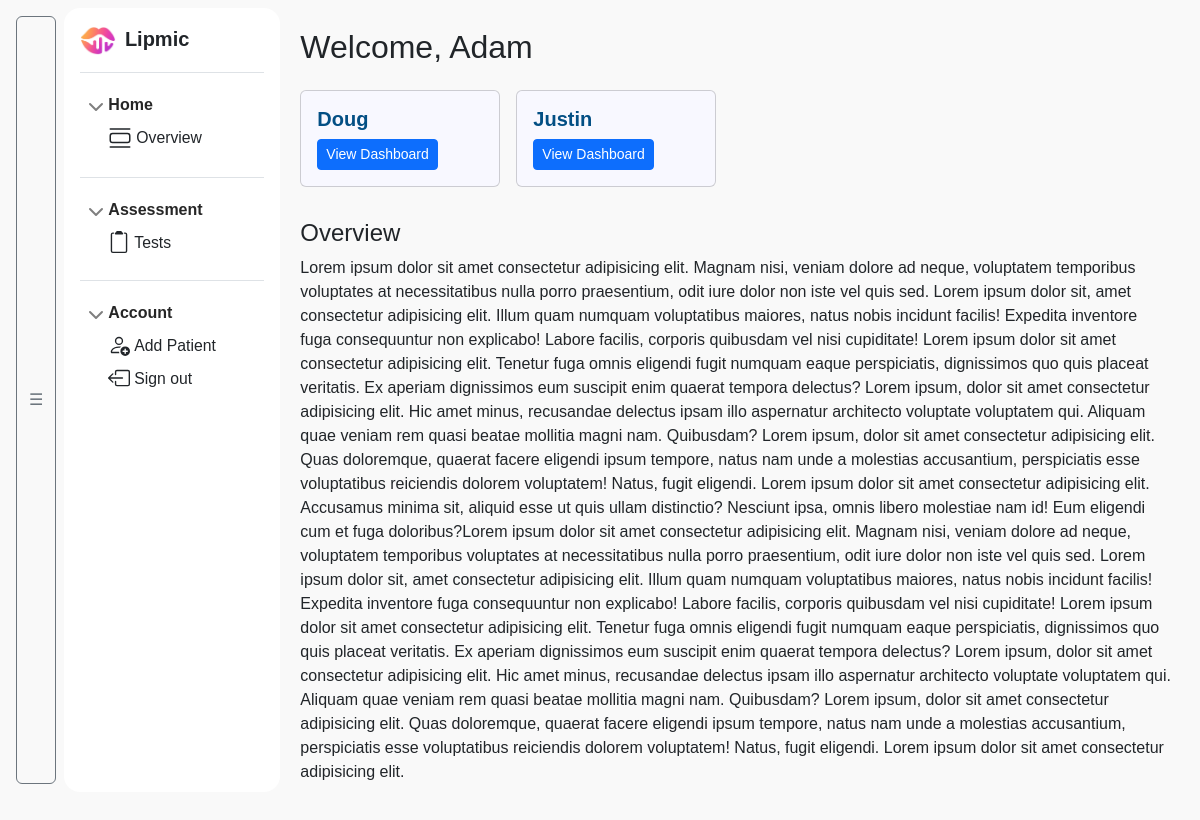
The page /console/ (signed in) on the database as committed earlier.
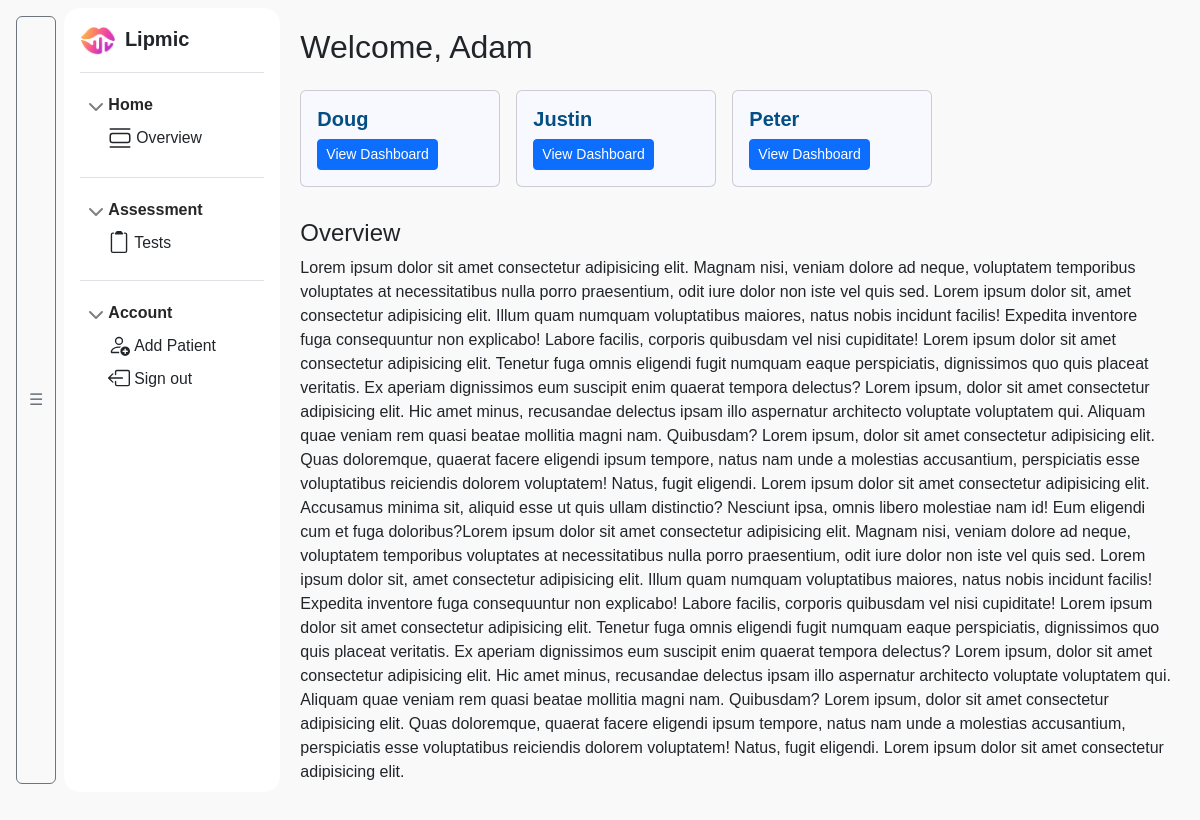
The same page on the database as committed later.
### board/models.py (models this page shows)
class Patient(db.Model):
    __tablename__ = 'patient'
    id = db.Column(db.Integer, primary_key=True)
    name = db.Column(db.String(100), nullable=False)
    slp_id = db.Column(db.Integer, db.ForeignKey('slp.id'), nullable=False)
    sessions = db.relationship('AssessmentResult', backref='patient', lazy=True)

### board/pages.py (the view)
@bp.route("/console/")
@login_required
def console_page():
    patients = current_user.patients
    return render_template("pages/lipmic-console/index.html", patients=patients)

### board/__init__.py (called while the page is built)
def create_app():
    app = Flask(__name__)
    app.secret_key = os.getenv('FLASK_SECRET_KEY')
    app.config['SQLALCHEMY_DATABASE_URI'] = 'sqlite:///' + os.path.join(app.instance_path, 'app.db')
    app.config['SQLALCHEMY_TRACK_MODIFICATIONS'] = False
    db.init_app(app)
    login_manager.init_app(app)
    from board.pages import bp
    app.register_blueprint(bp)
    @login_manager.user_loader
    def load_user(user_id):
        return SLP.query.get(int(user_id))
    login_manager.login_view = 'pages.login'  # redirect if not logged in
    return app

### board/templates/pages/lipmic-console/index.html (shortened to what this page needs)
{% extends 'base-console.html' %}
{% block content %}
<div class="home-scroll">
<h2>Welcome, {{ current_user.username }}</h2>
<div class="d-flex flex-row overflow-auto gap-3 py-3">
  {% for patient in patients %}
    <div class="card" style="min-width: 200px;">
      <div class="card-body">
        <h5 class="card-title">{{ patient.name }}</h5>
        <a href="{{ url_for('pages.patient_dashboard', patient_id=patient.id) }}" class="btn btn-primary btn-sm">
          View Dashboard
        </a>
      </div>
    </div>
  {% else %}
    <p class="text-muted">No patients yet.</p>
  {% endfor %}
</div>
<div data-bs-spy="scroll" data-bs-target="#console-home" data-bs-offset="10" tabindex="0">
  <h4 id="overview-1" class="mt-3">Overview</h4>
  <p>Lorem ipsum dolor sit amet consectetur adipisicing elit. Magnam nisi, veniam dolore ad neque, voluptatem temporibus voluptates at necessitatibus nulla porro praesentium, odit iure dolor non iste vel quis sed. Lorem ipsum dolor sit, amet consectetur adipisicing elit. Illum quam numquam voluptatibus maiores, natus nobis incidunt facilis! Expedita inventore fuga consequuntur non explicabo! Labore facilis, corporis quibusdam vel nisi cupiditate! Lorem ipsum dolor sit amet consectetur adipisicing elit. Tenetur fuga omnis eligendi fugit numquam eaque perspiciatis, dignissimos quo quis placeat veritatis. Ex aperiam dignissimos eum suscipit enim quaerat tempora delectus? Lorem ipsum, dolor sit amet consectetur adipisicing elit. Hic amet minus, recusandae delectus ipsam illo aspernatur architecto voluptate voluptatem qui. Aliquam quae veniam rem quasi beatae mollitia magni nam. Quibusdam? Lorem ipsum, dolor sit amet consectetur adipisicing elit. Quas doloremque, quaerat facere eligendi ipsum tempore, natus nam unde a molestias accusantium, perspiciatis esse voluptatibus reiciendis dolorem voluptatem! Natus, fugit eligendi. Lorem ipsum dolor sit amet consectetur adipisicing elit. Accusamus minima sit, aliquid esse ut quis ullam distinctio? Nesciunt ipsa, omnis libero molestiae nam id! Eum eligendi cum et fuga doloribus?Lorem ipsum dolor sit amet consectetur adipisicing elit. Magnam nisi, veniam dolore ad neque, voluptatem temporibus voluptates at necessitatibus nulla porro praesentium, odit iure dolor non iste vel quis sed. Lorem ipsum dolor sit, amet consectetur adipisicing elit. Illum quam numquam voluptatibus maiores, natus nobis incidunt facilis! Expedita inventore fuga consequuntur non explicabo! Labore facilis, corporis quibusdam vel nisi cupiditate! Lorem ipsum dolor sit amet consectetur adipisicing elit. Tenetur fuga omnis eligendi fugit numquam eaque perspiciatis, dignissimos quo quis placeat veritatis. Ex aperiam dignissimos eum suscipit enim quaerat tempora delectus? Lorem ipsum, dolor sit amet consectetur adipisicing elit. Hic amet minus, recusandae delectus ipsam illo aspernatur architecto voluptate voluptatem qui. Aliquam quae veniam rem quasi beatae mollitia magni nam. Quibusdam? Lorem ipsum, dolor sit amet consectetur adipisicing elit. Quas doloremque, quaerat facere eligendi ipsum tempore, natus nam unde a molestias accusantium, perspiciatis esse voluptatibus reiciendis dolorem voluptatem! Natus, fugit eligendi. Lorem ipsum dolor sit amet consectetur adipisicing elit.</p>
</div>
</div>
{% endblock content %}

Rows that differ between the two databases and show on the page:
added Patient: name "Peter"
